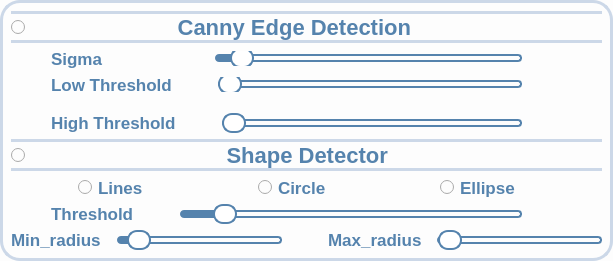
              <widget class="QWidget" name="widget_11" native="true">
               <property name="sizePolicy">
                <sizepolicy hsizetype="Expanding" vsizetype="Expanding">
                 <horstretch>0</horstretch>
                 <verstretch>0</verstretch>
                </sizepolicy>
               </property>
               <property name="styleSheet">
                <string notr="true">
background:#fdfdfd;
  border: 3px solid #ccd8e8;
  border-radius: 20px;</string>
               </property>
               <layout class="QHBoxLayout" name="horizontalLayout_50">
                <item>
                 <layout class="QVBoxLayout" name="verticalLayout_13">
                  <item>
                   <widget class="QRadioButton" name="RadioButton_CannyEdge">
                    <property name="font">
                     <font>
                      
                      <weight>75</weight>
                      <bold>true</bold>
                     </font>
                    </property>
                    <property name="styleSheet">
                     <string notr="true">Font-size:22px;
font-weight:bold;
background:#fdfdfd;
color:#5583ad;
 border-top: 3px solid #ccd8e8;
 border-bottom: 3px solid#ccd8e8;
border-left:None;
border-right:None;
</string>
                    </property>
                    <property name="text">
                     <string>                        Canny Edge Detection                               </string>
                    </property>
                    <property name="checked">
                     <bool>false</bool>
                    </property>
                   </widget>
                  </item>
                  <item>
                   <layout class="QHBoxLayout" name="horizontalLayout_51"/>
                  </item>
                  <item>
                   <layout class="QHBoxLayout" name="horizontalLayout_52">
                    <item>
                     <spacer name="horizontalSpacer_22">
                      <property name="orientation">
                       <enum>Qt::Vertical</enum>
                      </property>
                      <property name="sizeHint" stdset="0">
                       <size>
                        <width>40</width>
                        <height>20</height>
                       </size>
                      </property>
                     </spacer>
                    </item>
                    <item>
                     <widget class="QLabel" name="label_param_1">
                      <property name="font">
                       <font>
                        
                        <weight>75</weight>
                        <bold>true</bold>
                       </font>
                      </property>
                      <property name="styleSheet">
                       <string notr="true">Font-size:17px;
font-weight:bold;
background:#fdfdfd;
color:#5583ad;

border:None;</string>
                      </property>
                      <property name="text">
                       <string>Sigma              </string>
                      </property>
                     </widget>
                    </item>
                    <item>
                     <spacer name="horizontalSpacer_29">
                      <property name="orientation">
                       <enum>Qt::Vertical</enum>
                      </property>
                      <property name="sizeHint" stdset="0">
                       <size>
                        <width>40</width>
                        <height>20</height>
                       </size>
                      </property>
                     </spacer>
                    </item>
                    <item>
                     <widget class="QSlider" name="slider_Sigma">
                      <property name="styleSheet">
                       <string notr="true">
QSlider {
    background: transparent; /* Make the entire slider background transparent */
    border:None;
}


QSlider::groove:horizontal {
    height: 8px;
    background: :rgba(158,177,175,255); /* Lighter shade of the dark color */
    border-radius: 4px;
}

QSlider::handle:horizontal {
    background:  white; /* Mid-tone between the dark and lighter colors */
    border: 2px solid #5583ad; /* Matches groove */
    width: 20px;
    height: 20px;
    margin: -6px 0;
    border-radius: 10px;
}

QSlider::sub-page:horizontal {
    background: #5583ad; /* Matches handle */
    border-radius: 4px;
}

QSlider::add-page:horizontal {
   
    border:2px solid #5583ad;
    border-radius: 4px;
}

</string>
                      </property>
                      <property name="minimum">
                       <number>5</number>
                      </property>
                      <property name="maximum">
                       <number>100</number>
                      </property>
                      <property name="singleStep">
                       <number>5</number>
                      </property>
                      <property name="value">
                       <number>10</number>
                      </property>
                      <property name="orientation">
                       <enum>Qt::Horizontal</enum>
                      </property>
                     </widget>
                    </item>
                    <item>
                     <spacer name="horizontalSpacer_32">
                      <property name="orientation">
                       <enum>Qt::Vertical</enum>
                      </property>
                      <property name="sizeHint" stdset="0">
                       <size>
                        <width>40</width>
                        <height>20</height>
                       </size>
                      </property>
                     </spacer>
                    </item>
                    <item>
                     <spacer name="horizontalSpacer_26">
                      <property name="orientation">
                       <enum>Qt::Vertical</enum>
                      </property>
                      <property name="sizeHint" stdset="0">
                       <size>
                        <width>40</width>
                        <height>20</height>
                       </size>
                      </property>
                     </spacer>
                    </item>
                   </layout>
                  </item>
                  <item>
                   <layout class="QHBoxLayout" name="horizontalLayout_53">
                    <item>
                     <spacer name="horizontalSpacer_24">
                      <property name="orientation">
                       <enum>Qt::Vertical</enum>
                      </property>
                      <property name="sizeHint" stdset="0">
                       <size>
                        <width>40</width>
                        <height>20</height>
                       </size>
                      </property>
                     </spacer>
                    </item>
                    <item>
                     <widget class="QLabel" name="label_param_2">
                      <property name="font">
                       <font>
                        
                        <weight>75</weight>
                        <bold>true</bold>
                       </font>
                      </property>
                      <property name="styleSheet">
                       <string notr="true">Font-size:17px;
font-weight:bold;
background:#fdfdfd;
color:#5583ad;
border:None;</string>
                      </property>
                      <property name="text">
                       <string>Low Threshold</string>
                      </property>
                     </widget>
                    </item>
                    <item>
                     <spacer name="horizontalSpacer_27">
                      <property name="orientation">
                       <enum>Qt::Vertical</enum>
                      </property>
                      <property name="sizeHint" stdset="0">
                       <size>
                        <width>40</width>
                        <height>20</height>
                       </size>
                      </property>
                     </spacer>
                    </item>
                    <item>
                     <widget class="QSlider" name="slider_LowThreshold">
                      <property name="styleSheet">
                       <string notr="true">
QSlider {
    background: transparent; /* Make the entire slider background transparent */
    border:None;
}


QSlider::groove:horizontal {
    height: 8px;
    background: :rgba(158,177,175,255); /* Lighter shade of the dark color */
    border-radius: 4px;
}

QSlider::handle:horizontal {
    background:  white; /* Mid-tone between the dark and lighter colors */
    border: 2px solid #5583ad; /* Matches groove */
    width: 20px;
    height: 20px;
    margin: -6px 0;
    border-radius: 10px;
}

QSlider::sub-page:horizontal {
    background: #5583ad; /* Matches handle */
    border-radius: 4px;
}

QSlider::add-page:horizontal {
   
    border:2px solid #5583ad;
    border-radius: 4px;
}

</string>
                      </property>
                      <property name="minimum">
                       <number>10</number>
                      </property>
                      <property name="maximum">
                       <number>50</number>
                      </property>
                      <property name="singleStep">
                       <number>5</number>
                      </property>
                      <property name="pageStep">
                       <number>10</number>
                      </property>
                      <property name="value">
                       <number>10</number>
                      </property>
                      <property name="tracking">
                       <bool>true</bool>
                      </property>
                      <property name="orientation">
                       <enum>Qt::Horizontal</enum>
                      </property>
                     </widget>
                    </item>
                    <item>
                     <spacer name="horizontalSpacer_33">
                      <property name="orientation">
                       <enum>Qt::Vertical</enum>
                      </property>
                      <property name="sizeHint" stdset="0">
                       <size>
                        <width>40</width>
                        <height>20</height>
                       </size>
                      </property>
                     </spacer>
                    </item>
                    <item>
                     <spacer name="horizontalSpacer_25">
                      <property name="orientation">
                       <enum>Qt::Vertical</enum>
                      </property>
                      <property name="sizeHint" stdset="0">
                       <size>
                        <width>40</width>
                        <height>20</height>
                       </size>
                      </property>
                     </spacer>
                    </item>
                   </layout>
                  </item>
                  <item>
                   <widget class="Line" name="line_15">
                    <property name="font">
                     <font>
                      <pointsize>5</pointsize>
                     </font>
                    </property>
                    <property name="styleSheet">
                     <string notr="true">border: 1px solid black;</string>
                    </property>
                    <property name="lineWidth">
                     <number>0</number>
                    </property>
                    <property name="orientation">
                     <enum>Qt::Vertical</enum>
                    </property>
                   </widget>
                  </item>
                  <item>
                   <widget class="Line" name="line_16">
                    <property name="styleSheet">
                     <string notr="true">border: 0.5px solid black;</string>
                    </property>
                    <property name="orientation">
                     <enum>Qt::Vertical</enum>
                    </property>
                   </widget>
                  </item>
                  <item>
                   <layout class="QHBoxLayout" name="horizontalLayout_56">
                    <item>
                     <spacer name="horizontalSpacer_34">
                      <property name="orientation">
                       <enum>Qt::Vertical</enum>
                      </property>
                      <property name="sizeHint" stdset="0">
                       <size>
                        <width>40</width>
                        <height>20</height>
                       </size>
                      </property>
                     </spacer>
                    </item>
                    <item>
                     <widget class="QLabel" name="label_param_5">
                      <property name="font">
                       <font>
                        
                        <weight>75</weight>
                        <bold>true</bold>
                       </font>
                      </property>
                      <property name="styleSheet">
                       <string notr="true">Font-size:17px;
font-weight:bold;
background:#fdfdfd;
color:#5583ad;
border:None;</string>
                      </property>
                      <property name="text">
                       <string>High Threshold</string>
                      </property>
                     </widget>
                    </item>
                    <item>
                     <spacer name="horizontalSpacer_31">
                      <property name="orientation">
                       <enum>Qt::Vertical</enum>
                      </property>
                      <property name="sizeHint" stdset="0">
                       <size>
                        <width>40</width>
                        <height>20</height>
                       </size>
                      </property>
                     </spacer>
                    </item>
                    <item>
                     <widget class="QSlider" name="slider_HighThreshold">
                      <property name="styleSheet">
                       <string notr="true">
QSlider {
    background: transparent; /* Make the entire slider background transparent */
    border:None;
}


QSlider::groove:horizontal {
    height: 8px;
    background: :rgba(158,177,175,255); /* Lighter shade of the dark color */
    border-radius: 4px;
}

QSlider::handle:horizontal {
    background:  white; /* Mid-tone between the dark and lighter colors */
    border: 2px solid #5583ad; /* Matches groove */
    width: 20px;
    height: 20px;
    margin: -6px 0;
    border-radius: 10px;
}

QSlider::sub-page:horizontal {
    background: #5583ad; /* Matches handle */
    border-radius: 4px;
}

QSlider::add-page:horizontal {
   
    border:2px solid #5583ad;
    border-radius: 4px;
}

</string>
                      </property>
                      <property name="minimum">
                       <number>10</number>
                      </property>
                      <property name="maximum">
                       <number>50</number>
                      </property>
                      <property name="singleStep">
                       <number>5</number>
                      </property>
                      <property name="pageStep">
                       <number>10</number>
                      </property>
                      <property name="value">
                       <number>10</number>
                      </property>
                      <property name="orientation">
                       <enum>Qt::Horizontal</enum>
                      </property>
                      <property name="tickPosition">
                       <enum>QSlider::TicksBelow</enum>
                      </property>
                     </widget>
                    </item>
                    <item>
                     <spacer name="horizontalSpacer_35">
                      <property name="orientation">
                       <enum>Qt::Vertical</enum>
                      </property>
                      <property name="sizeHint" stdset="0">
                       <size>
                        <width>40</width>
                        <height>20</height>
                       </size>
                      </property>
                     </spacer>
                    </item>
                    <item>
                     <spacer name="horizontalSpacer_36">
                      <property name="orientation">
                       <enum>Qt::Vertical</enum>
                      </property>
                      <property name="sizeHint" stdset="0">
                       <size>
                        <width>40</width>
                        <height>20</height>
                       </size>
                      </property>
                     </spacer>
                    </item>
                   </layout>
                  </item>
                  <item>
                   <widget class="QRadioButton" name="RadioButton_ShapeDetector">
                    <property name="font">
                     <font>
                      
                      <weight>75</weight>
                      <bold>true</bold>
                     </font>
                    </property>
                    <property name="styleSheet">
                     <string notr="true">Font-size:22px;
font-weight:bold;
background:#fdfdfd;
color:#5583ad;
 border-top: 3px solid #ccd8e8;
 border-bottom: 3px solid#ccd8e8;
border-left:None;
border-right:None;
</string>
                    </property>
                    <property name="text">
                     <string>                                Shape Detector</string>
                    </property>
                    <property name="checked">
                     <bool>false</bool>
                    </property>
                   </widget>
                  </item>
                  <item>
                   <layout class="QHBoxLayout" name="horizontalLayout_23">
                    <item>
                     <spacer name="horizontalSpacer_4">
                      <property name="orientation">
                       <enum>Qt::Horizontal</enum>
                      </property>
                      <property name="sizeHint" stdset="0">
                       <size>
                        <width>40</width>
                        <height>20</height>
                       </size>
                      </property>
                     </spacer>
                    </item>
                    <item>
                     <widget class="QRadioButton" name="RadioButton_Line">
                      <property name="font">
                       <font>
                        
                        <weight>75</weight>
                        <bold>true</bold>
                       </font>
                      </property>
                      <property name="styleSheet">
                       <string notr="true">Font-size:17px;
font-weight:bold;
background:#fdfdfd;
color:#5583ad;

border:None;</string>
                      </property>
                      <property name="text">
                       <string>Lines</string>
                      </property>
                      <property name="checked">
                       <bool>false</bool>
                      </property>
                     </widget>
                    </item>
                    <item>
                     <spacer name="horizontalSpacer_3">
                      <property name="orientation">
                       <enum>Qt::Horizontal</enum>
                      </property>
                      <property name="sizeHint" stdset="0">
                       <size>
                        <width>40</width>
                        <height>20</height>
                       </size>
                      </property>
                     </spacer>
                    </item>
                    <item>
                     <spacer name="horizontalSpacer_38">
                      <property name="orientation">
                       <enum>Qt::Vertical</enum>
                      </property>
                      <property name="sizeHint" stdset="0">
                       <size>
                        <width>40</width>
                        <height>20</height>
                       </size>
                      </property>
                     </spacer>
                    </item>
                    <item>
                     <widget class="QRadioButton" name="RadioButton_Circle">
                      <property name="font">
                       <font>
                        
                        <weight>75</weight>
                        <bold>true</bold>
                       </font>
                      </property>
                      <property name="styleSheet">
                       <string notr="true">Font-size:17px;
font-weight:bold;
background:#fdfdfd;
color:#5583ad;

border:None;</string>
                      </property>
                      <property name="text">
                       <string>Circle</string>
                      </property>
                      <property name="checked">
                       <bool>false</bool>
                      </property>
                     </widget>
                    </item>
                    <item>
                     <spacer name="horizontalSpacer_5">
                      <property name="orientation">
                       <enum>Qt::Horizontal</enum>
                      </property>
                      <property name="sizeHint" stdset="0">
                       <size>
                        <width>40</width>
                        <height>20</height>
                       </size>
                      </property>
                     </spacer>
                    </item>
                    <item>
                     <spacer name="horizontalSpacer_39">
                      <property name="orientation">
                       <enum>Qt::Vertical</enum>
                      </property>
                      <property name="sizeHint" stdset="0">
                       <size>
                        <width>40</width>
                        <height>20</height>
                       </size>
                      </property>
                     </spacer>
                    </item>
                    <item>
                     <widget class="QRadioButton" name="RadioButton_Ellipse">
                      <property name="font">
                       <font>
                        
                        <weight>75</weight>
                        <bold>true</bold>
                       </font>
                      </property>
                      <property name="styleSheet">
                       <string notr="true">Font-size:17px;
font-weight:bold;
background:#fdfdfd;
color:#5583ad;
border:None;</string>
                      </property>
                      <property name="text">
                       <string>Ellipse    </string>
                      </property>
                      <property name="checked">
                       <bool>false</bool>
                      </property>
                     </widget>
                    </item>
                    <item>
                     <spacer name="horizontalSpacer_9">
                      <property name="orientation">
                       <enum>Qt::Horizontal</enum>
                      </property>
                      <property name="sizeHint" stdset="0">
                       <size>
                        <width>40</width>
                        <height>20</height>
                       </size>
                      </property>
                     </spacer>
                    </item>
                   </layout>
                  </item>
                  <item>
                   <layout class="QHBoxLayout" name="horizontalLayout_57">
                    <item>
                     <spacer name="horizontalSpacer_51">
                      <property name="orientation">
                       <enum>Qt::Vertical</enum>
                      </property>
                      <property name="sizeHint" stdset="0">
                       <size>
                        <width>40</width>
                        <height>20</height>
                       </size>
                      </property>
                     </spacer>
                    </item>
                    <item>
                     <widget class="QLabel" name="label_param_9">
                      <property name="font">
                       <font>
                        
                        <weight>75</weight>
                        <bold>true</bold>
                       </font>
                      </property>
                      <property name="styleSheet">
                       <string notr="true">Font-size:17px;
font-weight:bold;
background:#fdfdfd;
color:#5583ad;
border:None;</string>
                      </property>
                      <property name="text">
                       <string>Threshold</string>
                      </property>
                     </widget>
                    </item>
                    <item>
                     <spacer name="horizontalSpacer_52">
                      <property name="orientation">
                       <enum>Qt::Vertical</enum>
                      </property>
                      <property name="sizeHint" stdset="0">
                       <size>
                        <width>40</width>
                        <height>20</height>
                       </size>
                      </property>
                     </spacer>
                    </item>
                    <item>
                     <widget class="QSlider" name="slider_Threshold">
                      <property name="styleSheet">
                       <string notr="true">
QSlider {
    background: transparent; /* Make the entire slider background transparent */
    border:None;
}


QSlider::groove:horizontal {
    height: 8px;
    background: :rgba(158,177,175,255); /* Lighter shade of the dark color */
    border-radius: 4px;
}

QSlider::handle:horizontal {
    background:  white; /* Mid-tone between the dark and lighter colors */
    border: 2px solid #5583ad; /* Matches groove */
    width: 20px;
    height: 20px;
    margin: -6px 0;
    border-radius: 10px;
}

QSlider::sub-page:horizontal {
    background: #5583ad; /* Matches handle */
    border-radius: 4px;
}

QSlider::add-page:horizontal {
   
    border:2px solid #5583ad;
    border-radius: 4px;
}

</string>
                      </property>
                      <property name="minimum">
                       <number>1</number>
                      </property>
                      <property name="maximum">
                       <number>20</number>
                      </property>
                      <property name="singleStep">
                       <number>1</number>
                      </property>
                      <property name="pageStep">
                       <number>1</number>
                      </property>
                      <property name="value">
                       <number>3</number>
                      </property>
                      <property name="orientation">
                       <enum>Qt::Horizontal</enum>
                      </property>
                      <property name="tickPosition">
                       <enum>QSlider::TicksBelow</enum>
                      </property>
                     </widget>
                    </item>
                    <item>
                     <spacer name="horizontalSpacer_53">
                      <property name="orientation">
                       <enum>Qt::Vertical</enum>
                      </property>
                      <property name="sizeHint" stdset="0">
                       <size>
                        <width>40</width>
                        <height>20</height>
                       </size>
                      </property>
                     </spacer>
                    </item>
                    <item>
                     <spacer name="horizontalSpacer_54">
                      <property name="orientation">
                       <enum>Qt::Vertical</enum>
                      </property>
                      <property name="sizeHint" stdset="0">
                       <size>
                        <width>40</width>
                        <height>20</height>
                       </size>
                      </property>
                     </spacer>
                    </item>
                   </layout>
                  </item>
                  <item>
                   <layout class="QHBoxLayout" name="horizontalLayout_58">
                    <item>
                     <widget class="QLabel" name="label_param_10">
                      <property name="font">
                       <font>
                        
                        <weight>75</weight>
                        <bold>true</bold>
                       </font>
                      </property>
                      <property name="styleSheet">
                       <string notr="true">Font-size:17px;
font-weight:bold;
background:#fdfdfd;
color:#5583ad;
border:None;</string>
                      </property>
                      <property name="text">
                       <string>Min_radius  </string>
                      </property>
                     </widget>
                    </item>
                    <item>
                     <widget class="QSlider" name="slider_Min_radius">
                      <property name="styleSheet">
                       <string notr="true">
QSlider {
    background: transparent; /* Make the entire slider background transparent */
    border:None;
}


QSlider::groove:horizontal {
    height: 8px;
    background: :rgba(158,177,175,255); /* Lighter shade of the dark color */
    border-radius: 4px;
}

QSlider::handle:horizontal {
    background:  white; /* Mid-tone between the dark and lighter colors */
    border: 2px solid #5583ad; /* Matches groove */
    width: 20px;
    height: 20px;
    margin: -6px 0;
    border-radius: 10px;
}

QSlider::sub-page:horizontal {
    background: #5583ad; /* Matches handle */
    border-radius: 4px;
}

QSlider::add-page:horizontal {
   
    border:2px solid #5583ad;
    border-radius: 4px;
}

</string>
                      </property>
                      <property name="minimum">
                       <number>1</number>
                      </property>
                      <property name="maximum">
                       <number>30</number>
                      </property>
                      <property name="singleStep">
                       <number>1</number>
                      </property>
                      <property name="pageStep">
                       <number>1</number>
                      </property>
                      <property name="value">
                       <number>3</number>
                      </property>
                      <property name="orientation">
                       <enum>Qt::Horizontal</enum>
                      </property>
                      <property name="tickPosition">
                       <enum>QSlider::TicksBelow</enum>
                      </property>
                     </widget>
                    </item>
                    <item>
                     <spacer name="horizontalSpacer_57">
                      <property name="orientation">
                       <enum>Qt::Vertical</enum>
                      </property>
                      <property name="sizeHint" stdset="0">
                       <size>
                        <width>40</width>
                        <height>20</height>
                       </size>
                      </property>
                     </spacer>
                    </item>
                    <item>
                     <widget class="QLabel" name="label_param_13">
                      <property name="font">
                       <font>
                        
                        <weight>75</weight>
                        <bold>true</bold>
                       </font>
                      </property>
                      <property name="styleSheet">
                       <string notr="true">Font-size:17px;
font-weight:bold;
background:#fdfdfd;
color:#5583ad;
border:None;</string>
                      </property>
                      <property name="text">
                       <string>Max_radius  </string>
                      </property>
                     </widget>
                    </item>
                    <item>
                     <widget class="QSlider" name="slider_Max_radius">
                      <property name="styleSheet">
                       <string notr="true">
QSlider {
    background: transparent; /* Make the entire slider background transparent */
    border:None;
}


QSlider::groove:horizontal {
    height: 8px;
    background: :rgba(158,177,175,255); /* Lighter shade of the dark color */
    border-radius: 4px;
}

QSlider::handle:horizontal {
    background:  white; /* Mid-tone between the dark and lighter colors */
    border: 2px solid #5583ad; /* Matches groove */
    width: 20px;
    height: 20px;
    margin: -6px 0;
    border-radius: 10px;
}

QSlider::sub-page:horizontal {
    background: #5583ad; /* Matches handle */
    border-radius: 4px;
}

QSlider::add-page:horizontal {
   
    border:2px solid #5583ad;
    border-radius: 4px;
}

</string>
                      </property>
                      <property name="minimum">
                       <number>1</number>
                      </property>
                      <property name="maximum">
                       <number>200</number>
                      </property>
                      <property name="singleStep">
                       <number>1</number>
                      </property>
                      <property name="pageStep">
                       <number>1</number>
                      </property>
                      <property name="value">
                       <number>3</number>
                      </property>
                      <property name="orientation">
                       <enum>Qt::Horizontal</enum>
                      </property>
                      <property name="tickPosition">
                       <enum>QSlider::TicksBelow</enum>
                      </property>
                     </widget>
                    </item>
                   </layout>
                  </item>
                  <item>
                   <layout class="QHBoxLayout" name="horizontalLayout_24"/>
                  </item>
                 </layout>
                </item>
               </layout>
              </widget>
